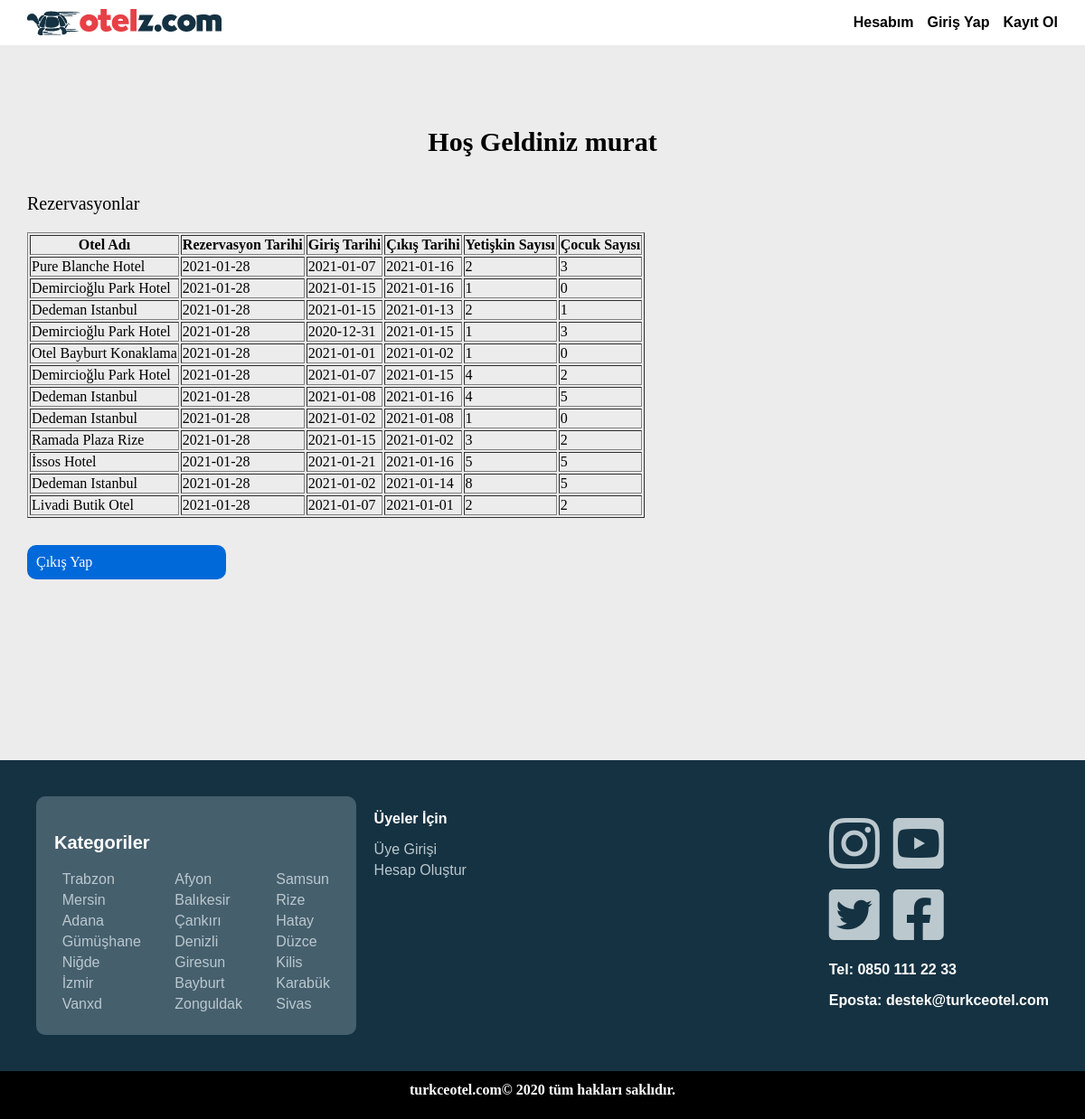
/hesabim.php (signed in), run on the app's committed database.
### tables this page shows
CREATE TABLE `rezervasyon` (
  `id` int NOT NULL,
  `musteri_id` int NOT NULL,
  `otel_id` int NOT NULL,
  `oda_id` int DEFAULT NULL,
  `rezervasyon_tarihi` varchar(45) NOT NULL,
  `giris_tarihi` varchar(45) NOT NULL,
  `cikis_tarihi` varchar(45) NOT NULL,
  `yetiskin_sayisi` int NOT NULL,
  `cocuk_sayisi` int NOT NULL,
  `tutar` int DEFAULT NULL,
  `odeme_id` int DEFAULT NULL
);

CREATE TABLE `oteller` (
  `id` int NOT NULL,
  `otel_adi` varchar(90) NOT NULL,
  `aciklama` varchar(500) NOT NULL,
  `resim` varbinary(45) NOT NULL,
  `il` varchar(50) NOT NULL,
  `adres` varchar(450) NOT NULL,
  `telefon` varchar(45) NOT NULL,
  `eposta` varchar(45) NOT NULL
);

CREATE TABLE `ayarlar` (
  `id` int NOT NULL,
  `telefon` varchar(30) NOT NULL,
  `eposta` varchar(85) NOT NULL,
  `footer` varchar(500) NOT NULL,
  `k1_yazi` varchar(45) NOT NULL,
  `k1_link` varchar(45) NOT NULL,
  `k1_resim` varchar(45) NOT NULL,
  `k2_yazi` varchar(45) NOT NULL,
  `k2_link` varchar(45) NOT NULL,
  `k2_resim` varchar(45) NOT NULL,
  `k3_yazi` varchar(45) NOT NULL,
  `k3_link` varchar(45) NOT NULL,
  `k3_resim` varchar(45) NOT NULL,
  `k4_yazi` varchar(45) NOT NULL,
  `k4_link` varchar(45) NOT NULL,
  `k4_resim` varchar(45) NOT NULL,
  `k5_yazi` varchar(45) NOT NULL,
  `k5_link` varchar(45) NOT NULL,
  `k5_resim` varchar(45) NOT NULL,
  `instagram` varchar(45) DEFAULT NULL,
  `youtube` varchar(45) DEFAULT NULL,
  `twitter` varchar(45) DEFAULT NULL,
  `facebook` varchar(45) DEFAULT NULL,
  `alt_k1` varchar(45) NOT NULL,
  `alt_k2` varchar(45) NOT NULL,
  `alt_k3` varchar(45) NOT NULL,
  `alt_k4` varchar(45) NOT NULL,
  `alt_k5` varchar(45) NOT NULL,
  `alt_k6` varchar(45) NOT NULL,
  `alt_k7` varchar(45) NOT NULL,
  `alt_k8` varchar(45) NOT NULL,
  `alt_k9` varchar(45) NOT NULL,
  `alt_k10` varchar(45) NOT NULL,
  `alt_k11` varchar(45) NOT NULL,
  `alt_k12` varchar(45) NOT NULL,
  `alt_k13` varchar(45) NOT NULL,
  `alt_k14` varchar(45) NOT NULL,
  `alt_k15` varchar(45) NOT NULL,
  `alt_k16` varchar(45) NOT NULL,
  `alt_k17` varchar(45) NOT NULL,
  `alt_k18` varchar(45) NOT NULL,
  `alt_k19` varchar(45) NOT NULL,
  `alt_k20` varchar(45) NOT NULL,
  `alt_k21` varchar(45) NOT NULL
);

### hesabim.php (the view, shortened to what this page needs)
<!DOCTYPE html>
<html lang="tr">
<head>
    <link rel="stylesheet" href="css/style.css" />
    <link rel="stylesheet" href="https://use.fontawesome.com/releases/v5.15.1/css/all.css" />
    <link rel="stylesheet" href="css/hesabim.css" />
</head>
<body>
<?php include "menu.php" ?>
        <?php
        include "sql.php";
        $kayitCek="select * from rezervasyon r inner join oteller o on r.otel_id = o.id where musteri_id=".$_SESSION["id"];
        $calistir = mysqli_query($baglanti,$kayitCek);
        if(isset($_SESSION["id"])){
    ?>
    <div id="hesabim">
        <div class="ortala">
            <h4 class="hosgeldin">Hoş Geldiniz <?php echo $_SESSION["kullanici_adi"] ?></h4>
            <div class="rezervasyonlar">
                <p style="font-size: 20px;">Rezervasyonlar</p>
                <table border="1">
                    <th>Otel Adı</th>
                    <th>Rezervasyon Tarihi</th>
                    <th>Giriş Tarihi</th>
                    <th>Çıkış Tarihi</th>
                    <th>Yetişkin Sayısı</th>
                    <th>Çocuk Sayısı</th>
                    <?php
                            while($cal=$calistir->fetch_assoc()){
                        ?>
                    <tr>
                        <td><?php echo $cal["otel_adi"] ?></td>
                        <td><?php echo $cal["rezervasyon_tarihi"] ?></td>
                        <td><?php echo $cal["giris_tarihi"] ?></td>
                        <td><?php echo $cal["cikis_tarihi"] ?></td>
                        <td><?php echo $cal["yetiskin_sayisi"] ?></td>
                        <td><?php echo $cal["cocuk_sayisi"] ?></td>
                    </tr>
                    <?php } }?>
                </table>
            </div>
            <form action="index.php">
                <a href="<?php echo "index.php?cikis=evet"?>">Çıkış Yap</a>
            </form>
        </div>
    </div>
<?php include "alt.php" ?>
</body>
</html>

### menu.php
<div id="menu" class="ortala">
    <div id="logo">
      <a href="index.php"><img src="resim/logo.png" alt="site logosu" /></a>
    </div>
    <div id="sayfalar">
      <ul>
       <li><a href="hesabim.php">Hesabım</a></li>
        <li><a href="giris.php">Giriş Yap</a></li>
        <li><a href="kaydol.php">Kayıt Ol</a></li>
      </ul>
    </div>
  </div>

### alt.php
<?php
  include "sql.php";
  $kayitCek="select * from ayarlar";
  $ayarlar = mysqli_query($baglanti,$kayitCek);
  $ayar=$ayarlar->fetch_assoc();
?>
<footer id="alt">
    <div class="ortala" style="display: flex;">
      <div class="musteri-servis" >
      <p>Kategoriler</p>
        <div style="display: flex; justify-content: space-around;">
            <div>
                <a href="http://localhost/otel2/otel.php?kategori=<?php echo $ayar["alt_k1"]?>"><?php echo $ayar["alt_k1"] ?></a>
                <a href="http://localhost/otel2/otel.php?kategori=<?php echo $ayar["alt_k2"] ?>"><?php echo $ayar["alt_k2"] ?></a>
                <a href="http://localhost/otel2/otel.php?kategori=<?php echo $ayar["alt_k3"] ?>"><?php echo $ayar["alt_k3"] ?></a>
                <a href="http://localhost/otel2/otel.php?kategori=<?php echo $ayar["alt_k4"] ?>"><?php echo $ayar["alt_k4"] ?></a>
                <a href="http://localhost/otel2/otel.php?kategori=<?php echo $ayar["alt_k5"] ?>"><?php echo $ayar["alt_k5"] ?></a>
                <a href="http://localhost/otel2/otel.php?kategori=<?php echo $ayar["alt_k6"] ?>"><?php echo $ayar["alt_k6"] ?></a>
                <a href="http://localhost/otel2/otel.php?kategori=<?php echo $ayar["alt_k7"] ?>"><?php echo $ayar["alt_k7"] ?></a>
            </div>
            <div style="margin-left: 20px; margin-right: 20px;">
                <a href="http://localhost/otel2/otel.php?kategori=<?php echo $ayar["alt_k8"] ?>"><?php echo $ayar["alt_k8"] ?></a>
                <a href="http://localhost/otel2/otel.php?kategori=<?php echo $ayar["alt_k9"] ?>"><?php echo $ayar["alt_k9"] ?></a>
                <a href="http://localhost/otel2/otel.php?kategori=<?php echo $ayar["alt_k10"] ?>"><?php echo $ayar["alt_k10"] ?></a>
                <a href="http://localhost/otel2/otel.php?kategori=<?php echo $ayar["alt_k11"] ?>"><?php echo $ayar["alt_k11"] ?></a>
                <a href="http://localhost/otel2/otel.php?kategori=<?php echo $ayar["alt_k12"] ?>"><?php echo $ayar["alt_k12"] ?></a>
                <a href="http://localhost/otel2/otel.php?kategori=<?php echo $ayar["alt_k13"] ?>"><?php echo $ayar["alt_k13"] ?></a>
                <a href="http://localhost/otel2/otel.php?kategori=<?php echo $ayar["alt_k14"] ?>"><?php echo $ayar["alt_k14"] ?></a>
            </div>
            <div>
                <a href="http://localhost/otel2/otel.php?kategori=<?php echo $ayar["alt_k15"] ?>"><?php echo $ayar["alt_k15"] ?></a>
                <a href="http://localhost/otel2/otel.php?kategori=<?php echo $ayar["alt_k16"] ?>"><?php echo $ayar["alt_k16"] ?></a>
                <a href="http://localhost/otel2/otel.php?kategori=<?php echo $ayar["alt_k17"] ?>"><?php echo $ayar["alt_k17"] ?></a>
                <a href="http://localhost/otel2/otel.php?kategori=<?php echo $ayar["alt_k18"] ?>"><?php echo $ayar["alt_k18"] ?></a>
                <a href="http://localhost/otel2/otel.php?kategori=<?php echo $ayar["alt_k19"] ?>"><?php echo $ayar["alt_k19"] ?></a>
                <a href="http://localhost/otel2/otel.php?kategori=<?php echo $ayar["alt_k20"] ?>"><?php echo $ayar["alt_k20"] ?></a>
                <a href="http://localhost/otel2/otel.php?kategori=<?php echo $ayar["alt_k21"] ?>"><?php echo $ayar["alt_k21"] ?></a>
            </div>
          </div>
      </div>
      <div style="margin-left: 20px;">
        <p>Üyeler İçin</p>
        <a href="giris.php">Üye Girişi</a>
        <a href="kaydol.php">Hesap Oluştur</a>
      </div>
      <div id="social-media" style="margin-top: 20px;margin-left: auto;">
        <div style="display: flex;margin-right: 20px;margin-bottom: 10px;">
          <a href="https://www.instagram.com/<?php echo $ayar["instagram"] ?>" target="_blank"><i class="fab fa-instagram fa-4x" style="margin-right: 15px;"></i></a>
          <a href="https://www.youtube.com/<?php echo $ayar["youtube"] ?>" target="_blank"><i class="fab fa-youtube-square fa-4x"></i></a>
        </div>
        <div style="display: flex;">
          <a href="https://www.twitter.com/<?php echo $ayar["twitter"] ?>" target="_blank"><i class="fab fa-twitter-square fa-4x" style="margin-right: 15px;"></i></a>
          <a href="https://www.facebook.com/<?php echo $ayar["facebook"] ?>" target="_blank"><i class="fab fa-facebook-square fa-4x"></i></a>
        </div>
        <p style="margin-top: 15px;">Tel: <?php echo $ayar["telefon"] ?></p>
        <p>Eposta: <?php echo $ayar["eposta"] ?></p>
      </div>
    </div>
  </footer>
  <div id="telif">
    <h4 style="margin-top: 10px;"><?php echo $ayar["footer"] ?>© 2020 tüm hakları saklıdır.</h4>
  </div>

### css/style.css (style rules this page uses)
body { box-sizing: border-box; margin: 0; padding: 0; }
.ortala { max-width: 1140px; margin-left: auto; margin-right: auto; }
a { color: #fff; text-decoration: none; }
#menu { position: sticky; display: flex; justify-content: space-between; }
#logo { margin-top: 10px; }
#sayfalar { font-family: 'Andika New Basic', sans-serif; }
#sayfalar ul { display: flex; }
#sayfalar ul li a { color: #000; font-weight: 600; font-size: 16px; text-decoration: none; margin-left: 15px; transition: all 150ms; }
#sayfalar ul li { list-style-type: none; }
#alt { background-color: #153242; padding: 40px; color: #fff; font-family: 'Oswald', sans-serif; }
#alt p { font-weight: 600; }
.musteri-servis { width: 28%; padding: 20px; border-radius: 10px; background-color: #455F6D; color: #fff; font-size: 20px; }
#alt a { display: block; color: #bbc8ce; font-size: 16px; margin-bottom: 5px; }
#telif { background-color: #000; color: #fff; text-align: center; padding: 2px; }

### css/hesabim.css (style rules this page uses)
#hesabim { background-color: #ECECEC; padding-top: 50px; padding-bottom: 200px; }
#hesabim a { padding-bottom: 50px; margin-top: 30px; display: block; padding: 10px; width: 200px; background-color:#0069D9 ; color: #fff; border-radius: 10px; }
.hosgeldin { text-align: center; font-size: 30px; }

### data on the page
rezervasyon: oteller.otel_adi "Pure Blanche Hotel", rezervasyon_tarihi "2021-01-28", giris_tarihi "2021-01-07", cikis_tarihi "2021-01-16", yetiskin_sayisi "2", cocuk_sayisi "3"
rezervasyon: oteller.otel_adi "Demircioğlu Park Hotel", rezervasyon_tarihi "2021-01-28", giris_tarihi "2021-01-15", cikis_tarihi "2021-01-16", yetiskin_sayisi "1", cocuk_sayisi "0"
rezervasyon: oteller.otel_adi "Dedeman Istanbul", rezervasyon_tarihi "2021-01-28", giris_tarihi "2021-01-15", cikis_tarihi "2021-01-13", yetiskin_sayisi "2", cocuk_sayisi "1"
rezervasyon: oteller.otel_adi "Demircioğlu Park Hotel", rezervasyon_tarihi "2021-01-28", giris_tarihi "2020-12-31", cikis_tarihi "2021-01-15", yetiskin_sayisi "1", cocuk_sayisi "3"
rezervasyon: oteller.otel_adi "Otel Bayburt Konaklama", rezervasyon_tarihi "2021-01-28", giris_tarihi "2021-01-01", cikis_tarihi "2021-01-02", yetiskin_sayisi "1", cocuk_sayisi "0"
rezervasyon: oteller.otel_adi "Demircioğlu Park Hotel", rezervasyon_tarihi "2021-01-28", giris_tarihi "2021-01-07", cikis_tarihi "2021-01-15", yetiskin_sayisi "4", cocuk_sayisi "2"
rezervasyon: oteller.otel_adi "Dedeman Istanbul", rezervasyon_tarihi "2021-01-28", giris_tarihi "2021-01-08", cikis_tarihi "2021-01-16", yetiskin_sayisi "4", cocuk_sayisi "5"
rezervasyon: oteller.otel_adi "Dedeman Istanbul", rezervasyon_tarihi "2021-01-28", giris_tarihi "2021-01-02", cikis_tarihi "2021-01-08", yetiskin_sayisi "1", cocuk_sayisi "0"
rezervasyon: oteller.otel_adi "Ramada Plaza Rize", rezervasyon_tarihi "2021-01-28", giris_tarihi "2021-01-15", cikis_tarihi "2021-01-02", yetiskin_sayisi "3", cocuk_sayisi "2"
rezervasyon: oteller.otel_adi "İssos Hotel", rezervasyon_tarihi "2021-01-28", giris_tarihi "2021-01-21", cikis_tarihi "2021-01-16", yetiskin_sayisi "5", cocuk_sayisi "5"
rezervasyon: oteller.otel_adi "Dedeman Istanbul", rezervasyon_tarihi "2021-01-28", giris_tarihi "2021-01-02", cikis_tarihi "2021-01-14", yetiskin_sayisi "8", cocuk_sayisi "5"
rezervasyon: oteller.otel_adi "Livadi Butik Otel", rezervasyon_tarihi "2021-01-28", giris_tarihi "2021-01-07", cikis_tarihi "2021-01-01", yetiskin_sayisi "2", cocuk_sayisi "2"
ayarlar: alt_k1 "Trabzon", alt_k2 "Mersin", alt_k3 "Adana", alt_k4 "Gümüşhane", alt_k5 "Niğde", alt_k6 "İzmir", alt_k7 "Vanxd", alt_k8 "Afyon", alt_k9 "Balıkesir", alt_k10 "Çankırı", alt_k11 "Denizli", alt_k12 "Giresun", alt_k13 "Bayburt", alt_k14 "Zonguldak", alt_k15 "Samsun", alt_k16 "Rize", alt_k17 "Hatay", alt_k18 "Düzce", alt_k19 "Kilis", alt_k20 "Karabük", alt_k21 "Sivas", telefon "0850 111 22 33", eposta "destek@turkceotel.com", footer "turkceotel.com"

### other printed values
$_SESSION["kullanici_adi"] "murat"
